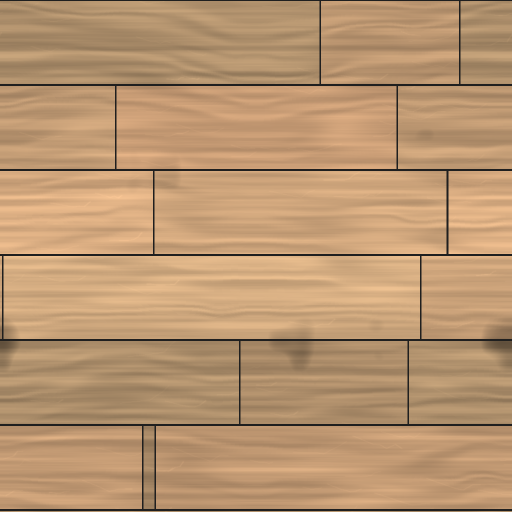
#> input picture art/props/source/NH_Boards_color.png, 1024 x 1024 px, given in place of NH_Limestone_color.png, which was not available (shown at 1/2 size)
$ python make_castle_stone.py
#> lines starting #> are read from the running program, lines starting #| are printed output that depends on the picture
"""NH_CastleStone: a seamless 2048 PBR wall set matching the courtyard castle stone (props batch 8).

usage: python tools/vfx/make_castle_stone.py [outdir=art/props/textures] [size=2048]

Starts from the NH_Limestone set (art/props/source_2k, made by make_pbr_materials.py), tints it to the batch-8 CastleStone
(linear tint 0.27, 0.285, 0.265): the arch wall's own weathered stone, no block joints (the owner's pick), with tileable
grime and moss mottling, so a builder can put the same stone on his own
walls (a MaterialVariant, StudsPerTile 8) and on the cloister arch's wall piece (CloisterArch_Wall, UVs at 8 studs a tile).
Everything is periodic over the texture, so it tiles in both directions.
Writes NH_CastleStone_color.png, _normal.png, _rough.png, _metal.png.
"""
import os
import sys

import numpy as np
from PIL import Image

HERE = os.path.dirname(os.path.abspath(__file__))
ROOT = os.path.abspath(os.path.join(HERE, "..", ".."))
SRC = os.path.join(ROOT, "art", "props", "source_2k")
OUT = sys.argv[1] if len(sys.argv) > 1 else os.path.join(ROOT, "art", "props", "textures")
N = int(sys.argv[2]) if len(sys.argv) > 2 else 2048
TINT = np.array([0.27, 0.285, 0.265])
MOSS = np.array([0.035, 0.06, 0.028])


def load(kind):
#> called with kind = 'color'
    im = Image.open(os.path.join(SRC, f"NH_Limestone_{kind}.png")).convert("RGB")
#> im is the input picture: PIL image 1024x1024 RGB; mean R, G, B 186.3, 150, 112.7
    if im.size != (N, N):
        im = im.resize((N, N), Image.LANCZOS)
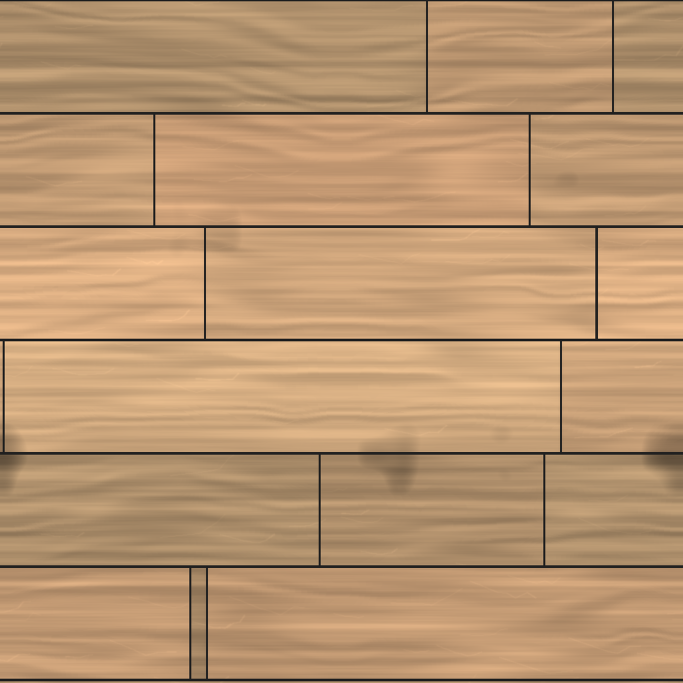
#> im: PIL image 2048x2048 RGB (shown at 1/3 size); mean R, G, B 186.3, 150, 112.7
    return np.asarray(im, dtype=np.float32) / 255.0


def to_lin(c):
    return np.where(c <= 0.04045, c / 12.92, ((c + 0.055) / 1.055) ** 2.4)


def to_srgb(c):
    c = np.clip(c, 0, 1)
    return np.where(c <= 0.0031308, c * 12.92, 1.055 * c ** (1 / 2.4) - 0.055)


def periodic(seed, octaves=5, base=3):
    """Smooth tileable noise in 0..1: sums of sines with integer frequencies over the texture."""
#> called with seed = 11, octaves = 5, base = 3
    rnd = np.random.default_rng(seed)
    y, x = np.mgrid[0:N, 0:N].astype(np.float32) / N * 2 * np.pi
    f = np.zeros((N, N), np.float32)
    amp, total = 1.0, 0.0
    for o in range(octaves):
        k = base * 2 ** o
        for _ in range(4):
            fx, fy = rnd.integers(-k, k + 1), rnd.integers(-k, k + 1)
            if fx == 0 and fy == 0:
                fx = k
            f += amp * np.sin(fx * x + fy * y + rnd.uniform(0, 2 * np.pi))
            total += amp
        amp *= 0.55
    return (f / total) * 0.5 + 0.5


col = to_lin(load("color"))
grime = periodic(11)
moss = np.clip((periodic(23, octaves=4, base=2) - 0.6) * 3.0, 0, 1) ** 1.5
lin = col * TINT * (0.78 + 0.44 * grime[..., None])
lin = lin * (1 - 0.55 * moss[..., None]) + MOSS * 0.55 * moss[..., None]
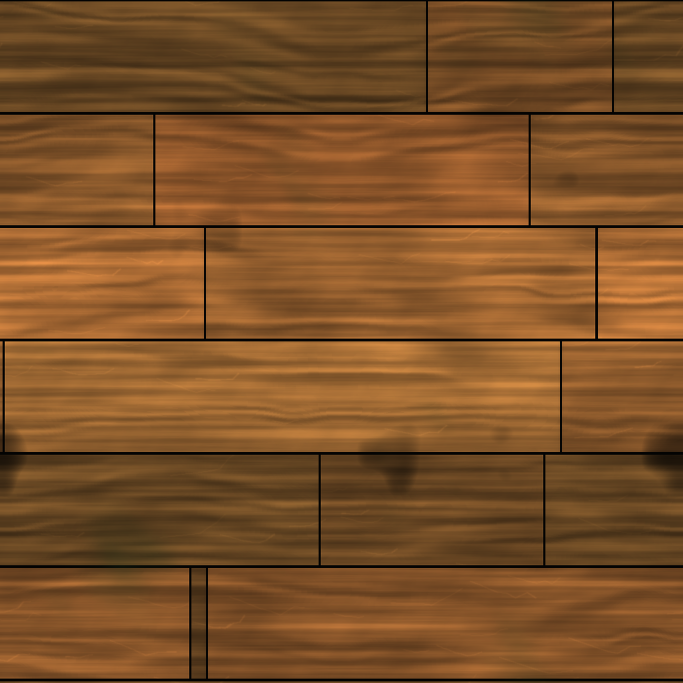
#> lin: shape (2048, 2048, 3) float64 (shown at 1/3 size); mean of channels 0, 1, 2 0.138, 0.09, 0.0448; drawn with min black and max white
Image.fromarray((to_srgb(lin) * 255 + 0.5).astype(np.uint8)).save(os.path.join(OUT, "NH_CastleStone_color.png"))
#> in to_srgb, `return np.where(c <= 0.0031308, c * 12.92, 1.055 * c ** (1 / 2.4) - 0...`:
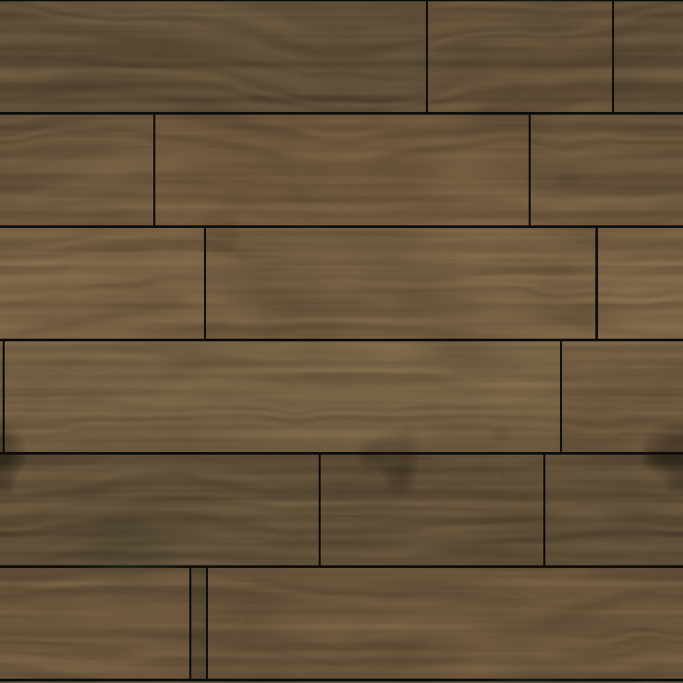
#> returned value: shape (2048, 2048, 3) float64 (shown at 1/3 size); mean of channels 0, 1, 2 0.4, 0.326, 0.231; drawn as R, G, B

nrm = Image.open(os.path.join(SRC, "NH_Limestone_normal.png")).convert("RGB")
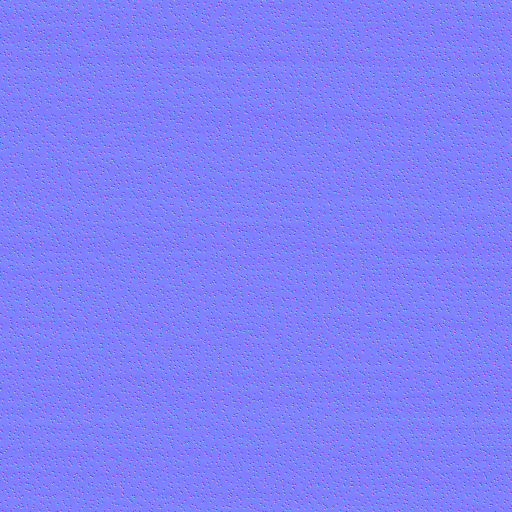
#> input picture art/props/source/NH_Limestone_normal.png, 1024 x 1024 px, found by its file name (shown at 1/2 size)
#> nrm is the input picture: PIL image 1024x1024 RGB; mean R, G, B 127.5, 127.5, 251.1
if nrm.size != (N, N):
    nrm = nrm.resize((N, N), Image.LANCZOS)
#> nrm: PIL image 2048x2048 RGB
nrm.save(os.path.join(OUT, "NH_CastleStone_normal.png"))

rough = load("rough")[..., 0]
#> call 2 of load, with kind = 'rough'
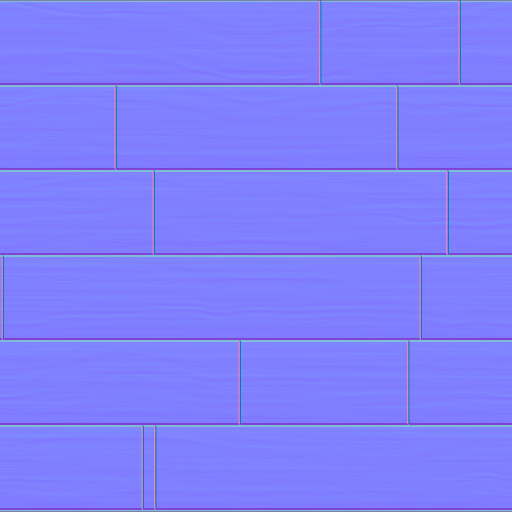
#> input picture art/props/source/NH_Boards_normal.png, 1024 x 1024 px, given in place of NH_Limestone_rough.png, which was not available (shown at 1/2 size)
#> in load, im is the input picture: PIL image 1024x1024 RGB; mean R, G, B 127.5, 127.5, 252
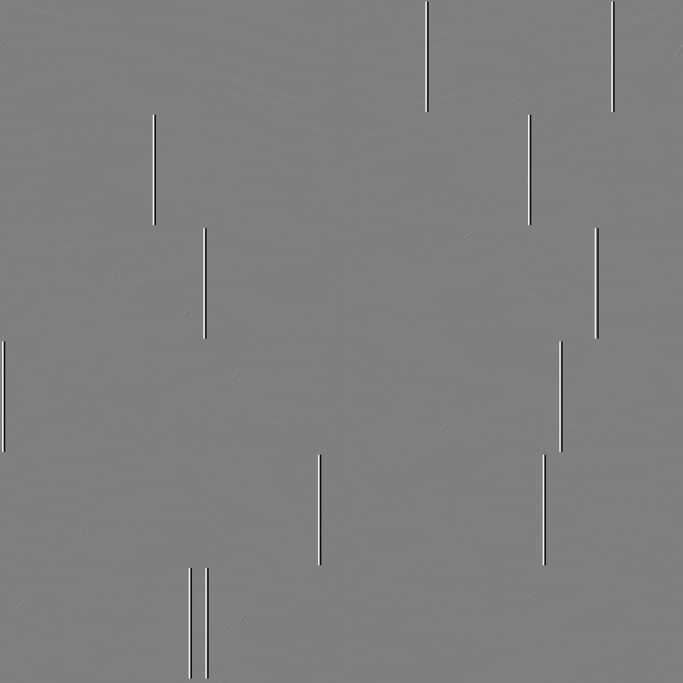
#> rough: shape (2048, 2048) float32 (shown at 1/3 size); min 0, max 1, mean 0.5
rough = np.clip(rough * 0.9 + 0.12 + 0.1 * moss, 0, 1)
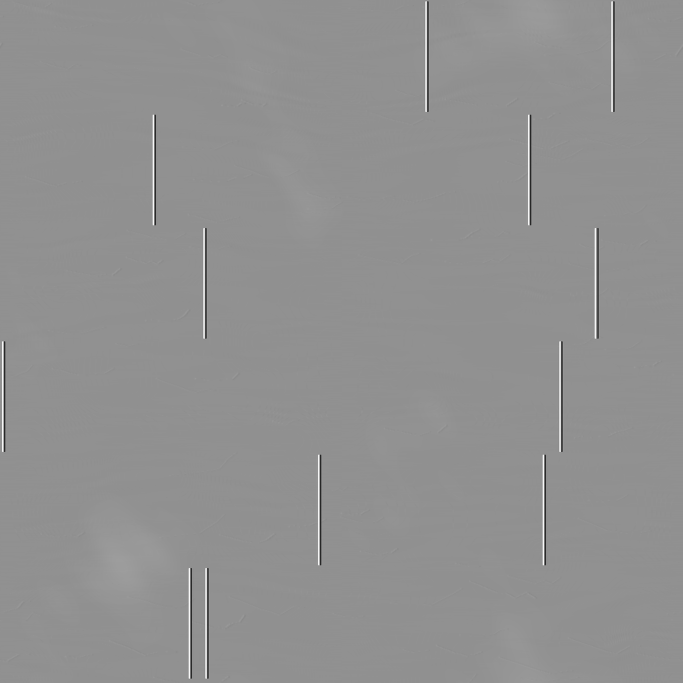
#> rough: shape (2048, 2048) float32 (shown at 1/3 size); min 0.12, max 1, mean 0.571
Image.fromarray((rough * 255 + 0.5).astype(np.uint8), "L").save(os.path.join(OUT, "NH_CastleStone_rough.png"))
Image.fromarray(np.zeros((N, N), np.uint8), "L").save(os.path.join(OUT, "NH_CastleStone_metal.png"))
print("wrote NH_CastleStone_{color,normal,rough,metal}.png to", OUT)
